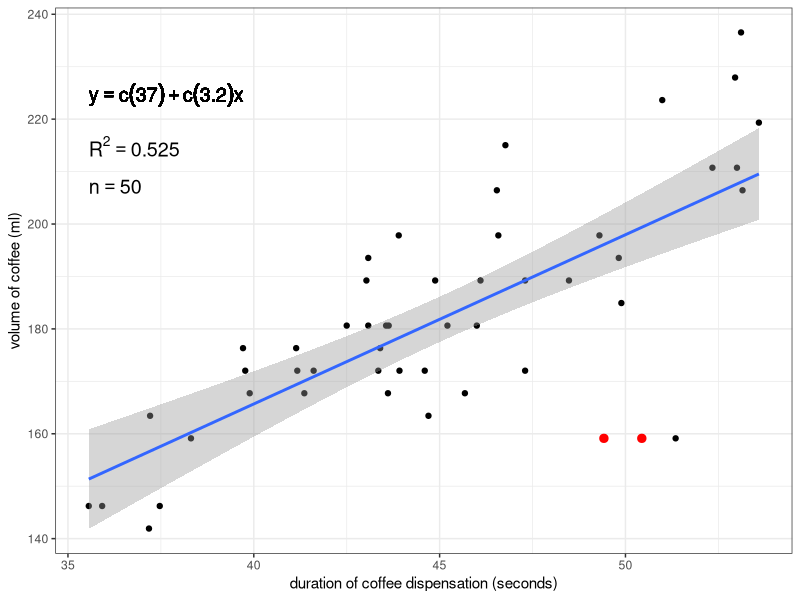
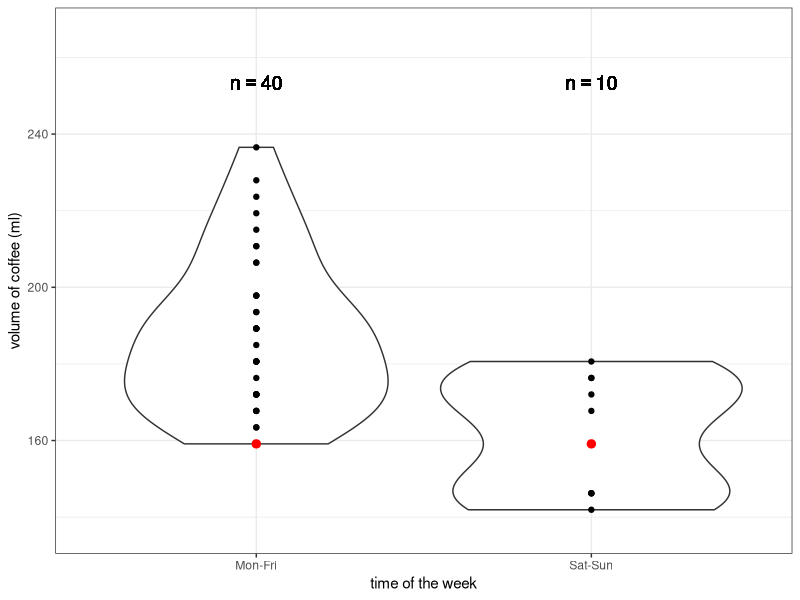
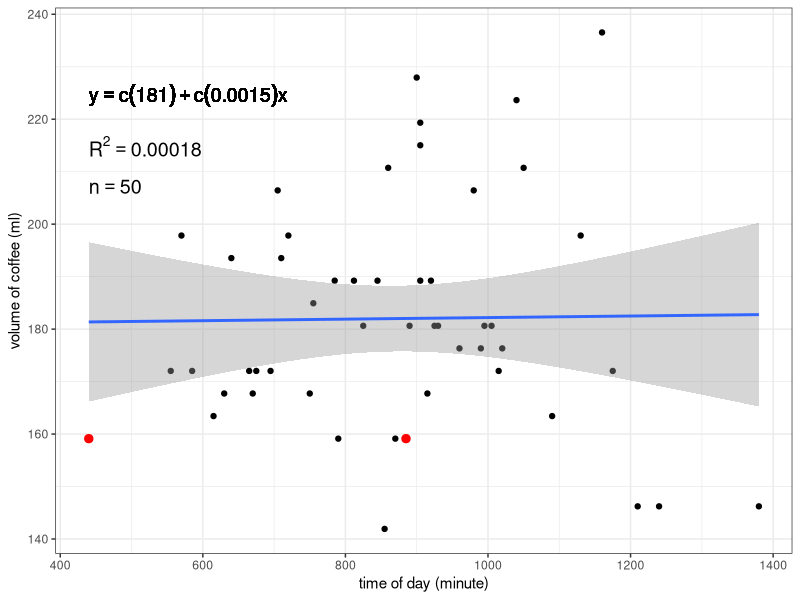

The R script that drew these images, in order:

### How does the espresso machine vary in the volume of
### coffee it dispenses for a single "large" cup?

#setwd("/home/sam/Dropbox/github/coffee-data")
setwd("wherever you put this file after downloading it")
library(ggplot2)
df <- read.csv("coffee-data.csv")

# sample size
n <- length(df$duration)
# label to print sample size in subsequent plot
n.text <- paste("n == ", n)
# data.frame of sample size label and coordinates
# at which to print it on the plot
n.df <- data.frame(n.text, x=min(df$duration), y=0.87*max(df$volume))

################################
### Volume vs. duration (duration of coffee dispensation)
{
# calculate R-squared value
rsq <- signif(summary(lm(df$volume ~ df$duration))$r.squared, digits=3)
# make a label to print R-squared value in subsequent plot
rsq.text <- paste("R^2 == ",rsq)
# make a data.frame of R-squared value label and coordinates
# at which to print it on the plot
rsq.df <- data.frame(rsq.text,x=min(df$duration),y=0.9*max(df$volume))

# function to extract regression equation
lm_eqn <- function(df)
{
  m <- lm(df$volume ~ df$duration)
  eq <- substitute(y == a + b*x, 
                   list(a = format(coef(m)[1], digits = 2), 
                        b = format(coef(m)[2], digits = 2)))
  as.character(as.expression(eq))                 
}

# generate plot w/ simple linear regression overlayed
plot <- ggplot(df, aes(duration, volume)) +
  geom_point() +
  stat_smooth(method="lm") +
  xlab("duration of coffee dispensation (seconds)") +
  ylab("volume of coffee (ml)") +
  theme(axis.text=element_text(size=4), axis.title=element_text(size=5)) +
  theme_bw()

# add regression equation to plot
plot <- plot + 
  geom_text(data=n.df, aes(x,y,label=n.text),parse=TRUE,hjust=0,vjust=0,size=5) +
  geom_text(data=rsq.df, aes(x,y,label=rsq.text),parse=TRUE,hjust=0,vjust=0,size=5) +
  geom_text(aes(x=min(df$duration),y=0.94*max(df$volume),label=lm_eqn(df)),parse=TRUE,hjust=0,vjust=0,size=5)

# add a layer that highlights the last data point recorded
#plot <- plot +
#  geom_point(data=df[length(df$duration),],color="red",size=2.5)

# add a layer that highlights data points where espresso machine 
# had to "warm up" before dispensing coffee
plot <- plot +
  geom_point(data=df[df$warmup%in%"yes",], color="red", size=2.5)

# print plot in R window
plot

# save plot directly to file as a .jpeg
jpeg("coffee-volume-vs-duration.jpeg", width=7, height=5, units="in", res=300)
print(plot)
dev.off()
}


################################
### Distributions of volume dispensed: weekdays vs. weekends
{
df$workday <- factor(df$workday)

# generate violin plot with points overlayed
vol.workday <- ggplot(df, aes(workday, volume)) +
  geom_violin() +
  geom_point() +
  xlab("time of the week") +
  ylab("volume of coffee (ml)") +
  theme(axis.text=element_text(size=4), axis.title=element_text(size=5)) +
  coord_cartesian(ylim=c(min(df$volume)-5,max(df$volume)+30)) +
  theme_bw()

# add sample sizes for weekdays and weekends
vol.workday <- vol.workday +
  geom_text(aes(x="Mon-Fri",y=max(df$volume)+15,
                label=paste("n == ", length(df$workday[which(df$workday%in%"Mon-Fri")]))),
            parse=TRUE,hjust=0.5,vjust=0,size=5) +
  geom_text(aes(x="Sat-Sun",y=max(df$volume)+15,
                label=paste("n == ", length(df$workday[which(df$workday%in%"Sat-Sun")]))),
            parse=TRUE,hjust=0.5,vjust=0,size=5)

# add layer highlighting points where espresso machine needed to
# "warm up" before dispensing coffee
vol.workday <- vol.workday +
  geom_point(data=df[df$warmup%in%"yes",], color="red", size=2.5)

# print plot in R window
vol.workday

# save plot to file as .jpeg
jpeg("coffee-volume-by-workday.jpeg", width=7, height=5, units="in", res=300)
print(vol.workday)
dev.off()
}


################################
### Volume vs. time of day
{
library(plyr)

# convert HH:MM to numeric time (minutes)
df$time <- as.character(df$time) # converts from factor to character
df$time.minutes <- as.numeric(ldply(strsplit(df$time, ":"))[[1]])*60 + 
  as.numeric(ldply(strsplit(df$time, ":"))[[2]])

# calculate R-squared value for volume ~ time of day
rsq <- signif(summary(lm(df$volume ~ df$time.minutes))$r.squared, digits=3)
# make a label to print R-squared value in subsequent plot
rsq.text <- paste("R^2 == ",rsq)
# make a data.frame of R-squared value label and coordinates
# at which to print it on the plot
rsq.df <- data.frame(rsq.text,x=min(df$time.minutes),y=0.9*max(df$volume))

# function to extract regression equation
lm_eqn <- function(df)
{
  m <- lm(df$volume ~ df$time.minutes)
  eq <- substitute(y == a + b*x, 
                   list(a = format(coef(m)[1], digits = 2), 
                        b = format(coef(m)[2], digits = 2)))
  as.character(as.expression(eq))                 
}

# but wait, we need new plotting coordinates for n that correspond to the x range
n.df <- data.frame(n.text, x=min(df$time.minutes), y=0.87*max(df$volume))

# generate plot of volume vs. time of day
plot <- ggplot(df, aes(time.minutes, volume)) +
  geom_point() +
  stat_smooth(method="lm") +
  xlab("time of day (minute)") +
  ylab("volume of coffee (ml)") +
  theme(axis.text=element_text(size=4), axis.title=element_text(size=5)) +
  theme_bw()

# add regression equation to plot
plot <- plot + 
  geom_text(data=n.df, aes(x,y,label=n.text),parse=TRUE,hjust=0,vjust=0,size=5) +
  geom_text(data=rsq.df, aes(x,y,label=rsq.text),parse=TRUE,hjust=0,vjust=0,size=5) +
  geom_text(aes(x=min(df$time.minutes),y=0.94*max(df$volume),label=lm_eqn(df)),parse=TRUE,hjust=0,vjust=0,size=5)

# add a layer that highlights the last data point recorded
#plot <- plot +
#  geom_point(data=df[length(df$duration),],color="red",size=2.5)

# add a layer that highlights data points where espresso machine 
# had to "warm up" before dispensing coffee
plot <- plot +
  geom_point(data=df[df$warmup%in%"yes",], color="red", size=2.5)

# print plot in R window
plot

# save plot directly to file as a .jpeg
jpeg("coffee-volume-vs-time-of-day.jpeg", width=7, height=5, units="in", res=300)
print(plot)
dev.off()
}
